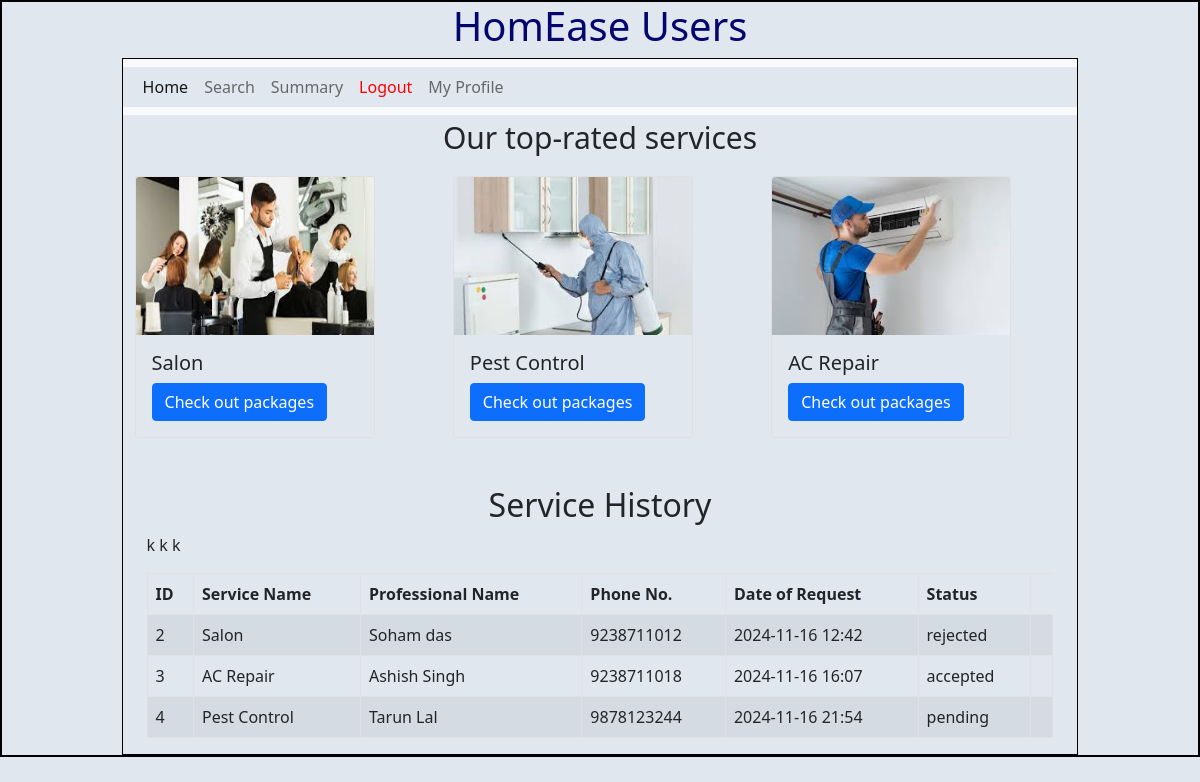
The page /user (signed in) on the database its author committed.
### backend/models.py (models this page shows)
class User_Service_History(db.Model):
    id = db.Column(db.Integer, primary_key=True)
    user_id = db.Column(db.Integer, db.ForeignKey('user_info.id'))
    service_req_id = db.Column(db.Integer, db.ForeignKey('service_req.id'))
    user = db.relationship('User_Info', backref=db.backref('user_service_history', lazy=True))
    service_req = db.relationship('Service_req', backref=db.backref('user_service_history', lazy=True))

class Service(db.Model):
    __tablename__="service"
    id=db.Column(db.Integer,primary_key=True)
    name=db.Column(db.String,unique=True,nullable=False)
    baseprice=db.Column(db.Float, default=0.0)
    desc=db.Column(db.String,nullable=False)
    professionals=db.relationship('Prof_Info', back_populates='service',cascade='all,delete')

class Prof_Info(db.Model):
    __tablename__="prof_info"
    id=db.Column(db.Integer,primary_key=True)
    email=db.Column(db.String,unique=True,nullable=False)
    password=db.Column(db.String,nullable=False)
    role=db.Column(db.Integer,default=2)
    full_name=db.Column(db.String,nullable=False)
    service_name=db.Column(db.Integer, db.ForeignKey("service.id"), nullable=False)
    experience=db.Column(db.Integer,nullable=False)
    location=db.Column(db.String,nullable=False)
    pin_code=db.Column(db.Integer,nullable=False)
    prof_status=db.Column(db.String,default='requested')#requested,approved,rejected,blocked
    service=db.relationship("Service",back_populates="professionals")
    phone=db.Column(db.Integer,nullable=False, unique=True)

class Service_req(db.Model):
    __tablename__="service_req"
    id=db.Column(db.Integer,primary_key=True)
    service_id=db.Column(db.Integer, db.ForeignKey("service.id"),nullable=False)
    cust_id=db.Column(db.Integer, db.ForeignKey("user_info.id"),nullable=False)
    prof_id=db.Column(db.Integer, db.ForeignKey("prof_info.id"),nullable=False)
    date_of_req=db.Column(db.DateTime,nullable=False)
    date_of_comp=db.Column(db.DateTime,nullable=True)
    status=db.Column(db.String, nullable=False, default="Pending")
    remarks = db.Column(db.String, nullable=True)
    rating = db.Column(db.Integer, nullable=True)
    service = db.relationship("Service", backref="requests")
    customer = db.relationship("User_Info", backref="requests")
    professional = db.relationship("Prof_Info", backref="requests")

### backend/controllers.py (the view)
@app.route("/user")
def user_dashboard():
    user_id = session["user_id"]
    user_info = User_Info.query.get(user_id)
    user_service_history = db.session.query(User_Service_History, Service_req, Service).join(
        Service_req, User_Service_History.service_req_id == Service_req.id
    ).join(
        Service, Service_req.service_id == Service.id
    ).filter(
        User_Service_History.user_id == user_id
    ).all()
    upcoming_services = Service_req.query.filter_by(cust_id=user_id, status=STATUS_PENDING).all()
    service_requests = Service_req.query.filter_by(cust_id=user_id).all()
    services = Service.query.all()  # Get all services
    return render_template(
        "user_dash.html",
        user_service_history=user_service_history,
        upcoming_services=upcoming_services,
        service_requests=service_requests,
        services=services,
        user_info=user_info  # Pass the user_info variable to the template
    )

### templates/user_dash.html (shortened to what this page needs)
{% extends "user_layout.html" %}
{% block content %}
<html>
    <p class="trs" style="text-align: center; font-size: 30px;">Our top-rated services</p>
    <div class="container">
        <div class="row">
            <div class="col">
                <div class="card" style="width: 15rem;">
                    <img src="/static/images/salon.jpeg" class="card-img-top" alt="salon" height="158px">
                    <div class="card-body">
                        <h5 class="card-title">Salon</h5>
                        <a href="{{ url_for('list_professionals', name='Salon') }}" class="btn btn-primary">Check out packages</a>
                    </div>
                </div>
            </div>
            <div class="col">
                <div class="card" style="width: 15rem;">
                    <img src="/static/images/pest.jpeg" class="card-img-top" alt="pest" height="158px">
                    <div class="card-body">
                        <h5 class="card-title">Pest Control</h5>
                        <a href="{{ url_for('list_professionals', name='Pest Control') }}" class="btn btn-primary">Check out packages</a>
                    </div>
                </div>
            </div>
            <div class="col">
                <div class="card" style="width: 15rem;">
                    <img src="/static/images/acr.jpeg" class="card-img-top" alt="acrepair">
                    <div class="card-body">
                        <h5 class="card-title">AC Repair</h5>
                        <a href="{{ url_for('list_professionals', name='AC Repair') }}" class="btn btn-primary">Check out packages</a>
                    </div>
                </div>
            </div>
        </div>
        <div class="container mt-5">
            <h2 style="text-align: center;">Service History</h2>
            <table class="table table-bordered table-striped mt-3">
                <thead>
                    <tr>
                        <th>ID</th>
                        <th>Service Name</th>
                        <th>Professional Name</th>
                        <th>Phone No.</th>
                        <th>Date of Request</th>
                        <th>Status</th>
                    </tr>
                </thead>
                <tbody>
                    {% for history, service_req, service in user_service_history %}
                    <tr>
                        <td>{{ service.id }}</td>k
                        <td>{{ service.name }}</td>
                        <td>{{ service_req.professional.full_name }}</td>
                        <td>{{ service_req.professional.phone }}</td>
                        <td>{{ service_req.date_of_req.strftime('%Y-%m-%d %H:%M') }}</td>
                        <td>{{ service_req.status }}</td>
                        <td>
                        </td>
                    </tr>
                    {% endfor %}
                </tbody>
            </table>
        </div>
    </div>
</html>
{% endblock %}

### static/styles/main.css (style rules this page uses)
* { margin: 0; padding: 0; background-color: rgb(224, 231, 238); }
.col { font-size: 20px; }

### rows shown on the page
User_Service_History: id "2", name "Salon", professional.full_name "Soham das", professional.phone "9238711012", date_of_req "2024-11-16 12:42", status "rejected"
User_Service_History: id "3", name "AC Repair", professional.full_name "Ashish Singh", professional.phone "9238711018", date_of_req "2024-11-16 16:07", status "accepted"
User_Service_History: id "4", name "Pest Control", professional.full_name "Tarun Lal", professional.phone "9878123244", date_of_req "2024-11-16 21:54", status "pending"
